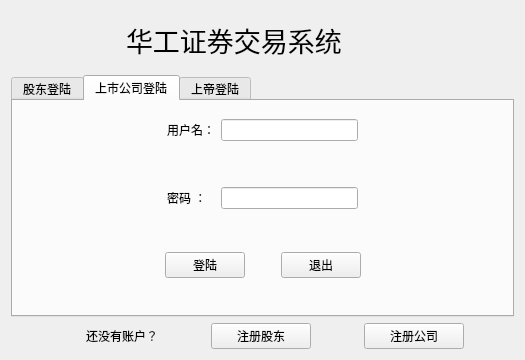
<?xml version="1.0" encoding="UTF-8"?>
<ui version="4.0">
 <class>Widget</class>
 <widget class="QWidget" name="Widget">
  <property name="geometry">
   <rect>
    <x>0</x>
    <y>0</y>
    <width>525</width>
    <height>360</height>
   </rect>
  </property>
  <property name="sizePolicy">
   <sizepolicy hsizetype="Preferred" vsizetype="Preferred">
    <horstretch>0</horstretch>
    <verstretch>0</verstretch>
   </sizepolicy>
  </property>
  <property name="minimumSize">
   <size>
    <width>525</width>
    <height>360</height>
   </size>
  </property>
  <property name="maximumSize">
   <size>
    <width>525</width>
    <height>360</height>
   </size>
  </property>
  <property name="windowTitle">
   <string>登录界面</string>
  </property>
  <layout class="QGridLayout" name="gridLayout_4">
   <item row="0" column="0">
    <widget class="QWidget" name="widget_4" native="true">
     <layout class="QHBoxLayout" name="horizontalLayout_2">
      <item>
       <widget class="QLabel" name="label_6">
        <property name="minimumSize">
         <size>
          <width>100</width>
          <height>15</height>
         </size>
        </property>
        <property name="maximumSize">
         <size>
          <width>100</width>
          <height>154</height>
         </size>
        </property>
        <property name="text">
         <string/>
        </property>
       </widget>
      </item>
      <item>
       <widget class="QLabel" name="label_name_2">
        <property name="text">
         <string>&lt;html&gt;&lt;head/&gt;&lt;body&gt;&lt;p&gt;&lt;span style=&quot; font-size:20pt;&quot;&gt;华工证券交易系统&lt;/span&gt;&lt;/p&gt;&lt;/body&gt;&lt;/html&gt;</string>
        </property>
       </widget>
      </item>
     </layout>
    </widget>
   </item>
   <item row="1" column="0">
    <widget class="QTabWidget" name="tabWidget">
     <property name="currentIndex">
      <number>1</number>
     </property>
     <widget class="QWidget" name="tab_3">
      <attribute name="title">
       <string>股东登陆</string>
      </attribute>
      <layout class="QVBoxLayout" name="verticalLayout_2">
       <item>
        <widget class="QWidget" name="widget" native="true">
         <property name="sizePolicy">
          <sizepolicy hsizetype="Preferred" vsizetype="Fixed">
           <horstretch>0</horstretch>
           <verstretch>0</verstretch>
          </sizepolicy>
         </property>
         <layout class="QGridLayout" name="gridLayout">
          <item row="2" column="1">
           <widget class="QLabel" name="label_2">
            <property name="text">
             <string>密码 ：</string>
            </property>
           </widget>
          </item>
          <item row="0" column="0">
           <spacer name="horizontalSpacer_4">
            <property name="orientation">
             <enum>Qt::Horizontal</enum>
            </property>
            <property name="sizeHint" stdset="0">
             <size>
              <width>40</width>
              <height>20</height>
             </size>
            </property>
           </spacer>
          </item>
          <item row="0" column="3">
           <spacer name="horizontalSpacer_6">
            <property name="orientation">
             <enum>Qt::Horizontal</enum>
            </property>
            <property name="sizeHint" stdset="0">
             <size>
              <width>40</width>
              <height>20</height>
             </size>
            </property>
           </spacer>
          </item>
          <item row="1" column="1">
           <spacer name="verticalSpacer">
            <property name="orientation">
             <enum>Qt::Vertical</enum>
            </property>
            <property name="sizeType">
             <enum>QSizePolicy::Fixed</enum>
            </property>
            <property name="sizeHint" stdset="0">
             <size>
              <width>13</width>
              <height>40</height>
             </size>
            </property>
           </spacer>
          </item>
          <item row="0" column="1">
           <widget class="QLabel" name="label_3">
            <property name="text">
             <string>用户名：</string>
            </property>
           </widget>
          </item>
          <item row="2" column="2">
           <widget class="QLineEdit" name="lineEdit">
            <property name="echoMode">
             <enum>QLineEdit::PasswordEchoOnEdit</enum>
            </property>
           </widget>
          </item>
          <item row="0" column="2">
           <widget class="QLineEdit" name="lineEdit_2"/>
          </item>
         </layout>
        </widget>
       </item>
       <item>
        <widget class="QWidget" name="widget_3" native="true">
         <property name="sizePolicy">
          <sizepolicy hsizetype="Preferred" vsizetype="Fixed">
           <horstretch>0</horstretch>
           <verstretch>0</verstretch>
          </sizepolicy>
         </property>
         <layout class="QHBoxLayout" name="horizontalLayout_3">
          <item>
           <spacer name="horizontalSpacer">
            <property name="orientation">
             <enum>Qt::Horizontal</enum>
            </property>
            <property name="sizeHint" stdset="0">
             <size>
              <width>40</width>
              <height>20</height>
             </size>
            </property>
           </spacer>
          </item>
          <item>
           <widget class="QPushButton" name="pushButton">
            <property name="text">
             <string>登陆</string>
            </property>
           </widget>
          </item>
          <item>
           <spacer name="horizontalSpacer_3">
            <property name="orientation">
             <enum>Qt::Horizontal</enum>
            </property>
            <property name="sizeType">
             <enum>QSizePolicy::Fixed</enum>
            </property>
            <property name="sizeHint" stdset="0">
             <size>
              <width>30</width>
              <height>20</height>
             </size>
            </property>
           </spacer>
          </item>
          <item>
           <widget class="QPushButton" name="pushButton_2">
            <property name="text">
             <string>退出</string>
            </property>
           </widget>
          </item>
          <item>
           <spacer name="horizontalSpacer_2">
            <property name="orientation">
             <enum>Qt::Horizontal</enum>
            </property>
            <property name="sizeHint" stdset="0">
             <size>
              <width>40</width>
              <height>20</height>
             </size>
            </property>
           </spacer>
          </item>
         </layout>
        </widget>
       </item>
      </layout>
     </widget>
     <widget class="QWidget" name="tab_4">
      <attribute name="title">
       <string>上市公司登陆</string>
      </attribute>
      <layout class="QVBoxLayout" name="verticalLayout">
       <item>
        <widget class="QWidget" name="widget_5" native="true">
         <property name="sizePolicy">
          <sizepolicy hsizetype="Preferred" vsizetype="Fixed">
           <horstretch>0</horstretch>
           <verstretch>0</verstretch>
          </sizepolicy>
         </property>
         <layout class="QGridLayout" name="gridLayout_5">
          <item row="2" column="1">
           <widget class="QLabel" name="label_7">
            <property name="text">
             <string>密码 ：</string>
            </property>
           </widget>
          </item>
          <item row="0" column="3">
           <spacer name="horizontalSpacer_9">
            <property name="orientation">
             <enum>Qt::Horizontal</enum>
            </property>
            <property name="sizeHint" stdset="0">
             <size>
              <width>40</width>
              <height>20</height>
             </size>
            </property>
           </spacer>
          </item>
          <item row="2" column="2">
           <widget class="QLineEdit" name="lineEdit_5">
            <property name="echoMode">
             <enum>QLineEdit::PasswordEchoOnEdit</enum>
            </property>
           </widget>
          </item>
          <item row="0" column="1">
           <widget class="QLabel" name="label_8">
            <property name="text">
             <string>用户名：</string>
            </property>
           </widget>
          </item>
          <item row="0" column="0">
           <spacer name="horizontalSpacer_8">
            <property name="orientation">
             <enum>Qt::Horizontal</enum>
            </property>
            <property name="sizeHint" stdset="0">
             <size>
              <width>40</width>
              <height>20</height>
             </size>
            </property>
           </spacer>
          </item>
          <item row="0" column="2">
           <widget class="QLineEdit" name="lineEdit_6"/>
          </item>
          <item row="1" column="1">
           <spacer name="verticalSpacer_3">
            <property name="orientation">
             <enum>Qt::Vertical</enum>
            </property>
            <property name="sizeType">
             <enum>QSizePolicy::Fixed</enum>
            </property>
            <property name="sizeHint" stdset="0">
             <size>
              <width>13</width>
              <height>40</height>
             </size>
            </property>
           </spacer>
          </item>
         </layout>
        </widget>
       </item>
       <item>
        <widget class="QWidget" name="widget_2" native="true">
         <layout class="QHBoxLayout" name="horizontalLayout_4">
          <item>
           <spacer name="horizontalSpacer_10">
            <property name="orientation">
             <enum>Qt::Horizontal</enum>
            </property>
            <property name="sizeHint" stdset="0">
             <size>
              <width>108</width>
              <height>20</height>
             </size>
            </property>
           </spacer>
          </item>
          <item>
           <widget class="QPushButton" name="pushButton_3">
            <property name="text">
             <string>登陆</string>
            </property>
           </widget>
          </item>
          <item>
           <spacer name="horizontalSpacer_11">
            <property name="orientation">
             <enum>Qt::Horizontal</enum>
            </property>
            <property name="sizeType">
             <enum>QSizePolicy::Fixed</enum>
            </property>
            <property name="sizeHint" stdset="0">
             <size>
              <width>30</width>
              <height>20</height>
             </size>
            </property>
           </spacer>
          </item>
          <item>
           <widget class="QPushButton" name="pushButton_4">
            <property name="text">
             <string>退出</string>
            </property>
           </widget>
          </item>
          <item>
           <spacer name="horizontalSpacer_12">
            <property name="orientation">
             <enum>Qt::Horizontal</enum>
            </property>
            <property name="sizeHint" stdset="0">
             <size>
              <width>108</width>
              <height>20</height>
             </size>
            </property>
           </spacer>
          </item>
         </layout>
        </widget>
       </item>
      </layout>
     </widget>
     <widget class="QWidget" name="tab_5">
      <attribute name="title">
       <string>上帝登陆</string>
      </attribute>
      <layout class="QGridLayout" name="gridLayout_7">
       <item row="0" column="0">
        <widget class="QPushButton" name="pushButton_5">
         <property name="text">
          <string>登陆</string>
         </property>
        </widget>
       </item>
       <item row="0" column="1">
        <widget class="QPushButton" name="pushButton_6">
         <property name="text">
          <string>退出</string>
         </property>
        </widget>
       </item>
      </layout>
     </widget>
    </widget>
   </item>
   <item row="2" column="0">
    <layout class="QHBoxLayout" name="horizontalLayout">
     <item>
      <widget class="QLabel" name="label">
       <property name="maximumSize">
        <size>
         <width>100</width>
         <height>16777215</height>
        </size>
       </property>
       <property name="text">
        <string>&lt;html&gt;&lt;head/&gt;&lt;body&gt;&lt;p align=&quot;right&quot;&gt;还没有账户？&lt;/p&gt;&lt;/body&gt;&lt;/html&gt;</string>
       </property>
      </widget>
     </item>
     <item>
      <widget class="QPushButton" name="pushButton_8">
       <property name="maximumSize">
        <size>
         <width>100</width>
         <height>16777215</height>
        </size>
       </property>
       <property name="text">
        <string>注册股东</string>
       </property>
      </widget>
     </item>
     <item>
      <widget class="QPushButton" name="pushButton_9">
       <property name="maximumSize">
        <size>
         <width>100</width>
         <height>16777215</height>
        </size>
       </property>
       <property name="text">
        <string>注册公司</string>
       </property>
      </widget>
     </item>
    </layout>
   </item>
  </layout>
 </widget>
 <resources/>
 <connections/>
</ui>
